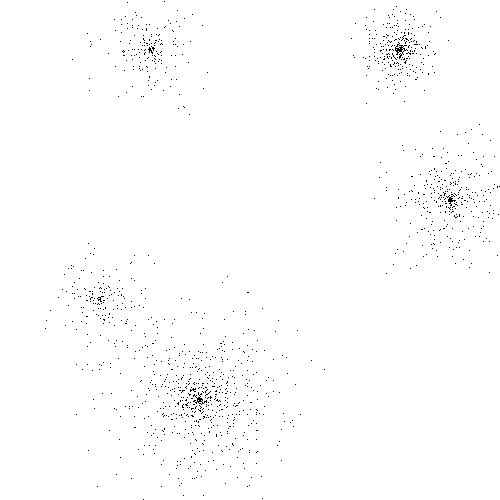
//> input picture Lab7/images_Kmeans/points5.bmp, 500 x 500 px
$ ./Lab7   (built with g++ and OpenCV 4)
//> lines starting //> are read from the running program, lines starting //| are printed output that depends on the picture; after the words box and inside, x2 and y2 are one past the last pixel; in counts of white or black regions, pixels touching at a corner belong together
#include <bits/stdc++.h>

#include <opencv2/core/mat.hpp>
#include <opencv2/highgui.hpp>

#include "opencv2/imgproc.hpp"
#include "opencv2/objdetect.hpp"
#include "opencv2/videoio.hpp"
#define MAX_PATH 1024

using namespace std;
using namespace cv;

const int k = 5;
default_random_engine engine;

vector<pair<int, int>> getPoints(const Mat& src) {
    vector<pair<int, int>> points;
    for (int i = 0; i < src.rows; ++i) {
        for (int j = 0; j < src.cols; ++j) {
            if (src.at<uchar>(i, j) == 0) {
                points.push_back({j, i});
            }
        }
    }
    return points;
}

set<pair<int, int>> getKRandomPoints(const vector<pair<int, int>>& points) {
    int pointsSelected = 0;
    const int n = points.size();

    set<pair<int, int>> kRandomPoints;
    uniform_int_distribution<int> distribution(0, n - 1);
    while (pointsSelected < k) {
        int randomIdx = distribution(engine);
        if (kRandomPoints.count(points[randomIdx])) {
            continue;
        }
        kRandomPoints.emplace(points[randomIdx]);
        ++pointsSelected;
    }

    return kRandomPoints;
}

int main() {
    string imagePath = filesystem::current_path().string() + "/Lab7/images_Kmeans/points5.bmp";
    Mat src = imread(imagePath, IMREAD_GRAYSCALE);
//> src: 500 rows x 500 cols, CV_8UC1; 99.3% white; black in thin lines or dots

    vector<Vec3b> colors(k);
    uniform_int_distribution<int> distribution(0, 255);
    for (int i = 0; i < k; ++i) {
        colors[i] = {(uchar)distribution(engine), (uchar)distribution(engine), (uchar)distribution(engine)};
    }

    vector<pair<int, int>> points = getPoints(src);
//> after the loop in getPoints, `for (int i = 0; i < src.rows; ++i)`: points = 1827 pairs, first 12: [164, 1], [127, 2], [396, 6], [374, 9], [393, 9], [406, 9], [177, 10], [400, 11], [436, 11], [135, 12], [405, 13], [192, 14]
    set<pair<int, int>> kRandomPoints = getKRandomPoints(points);
//> in getKRandomPoints, `const int n = points.size();`: n = 1827
//> after the loop in getKRandomPoints, `while (pointsSelected < k)`: pointsSelected = 5
//> kRandomPoints = 5 items

    vector<pair<int, int>> kPoints;
    for (const auto& randomPoint : kRandomPoints) {
        kPoints.push_back(randomPoint);
    }
//> this loop made 5 passes
//> randomPoint on passes 1 to 5: (77, 289), (136, 15), (205, 367), (406, 38), (441, 195)

    vector<int> pointsClusterIdx(points.size());  // [pointIdx -> clusterIdx]
    while (true) {
        for (int i = 0; i < (int)points.size(); ++i) {
            int bestDistance = INT_MAX;
            for (int j = 0; j < (int)kPoints.size(); ++j) {
                double distance = sqrt((points[i].first - kPoints[j].first) * (points[i].first - kPoints[j].first) + (points[i].second - kPoints[j].second) * (points[i].second - kPoints[j].second));
                if (distance < bestDistance) {
                    bestDistance = distance;
                    pointsClusterIdx[i] = j;
                }
            }
        }

        bool changeOccured = false;
        for (int clusterIdx = 0; clusterIdx < k; ++clusterIdx) {
            int sumX = 0, sumY = 0, counter = 0;
            for (int i = 0; i < (int)pointsClusterIdx.size(); ++i) {
                if (clusterIdx == pointsClusterIdx[i]) {
                    sumX += points[i].first;
                    sumY += points[i].second;
                    ++counter;
                }
            }

            pair<int, int> potentialNewCenter = {sumX / counter, sumY / counter};
            if (potentialNewCenter.first != kPoints[clusterIdx].first || potentialNewCenter.second != kPoints[clusterIdx].second) {
                changeOccured = true;
                kPoints[clusterIdx].first = potentialNewCenter.first;
                kPoints[clusterIdx].second = potentialNewCenter.second;
            }
        }

        if (!changeOccured) {
            break;
        }
    }
//> this loop made 5 passes
//> changeOccured on passes 1 to 5: true, true, true, true, false
//> after the loop, pointsClusterIdx = 1827 values, max 4 at index 555, min 0 at index 894, mean 2.25; kPoints = 5 pairs: [109, 309], [148, 50], [203, 401], [398, 49], [447, 200]

    Mat clusters(src.rows, src.cols, CV_8UC3, Scalar(255, 255, 255));
    for (int i = 0; i < (int)points.size(); ++i) {
        int colorIdx = pointsClusterIdx[i];
        clusters.at<Vec3b>(points[i].first, points[i].second) = colors[colorIdx];
    }
//> this loop made 1827 passes
//> colorIdx on passes 1 to 3: 1, 1, 3
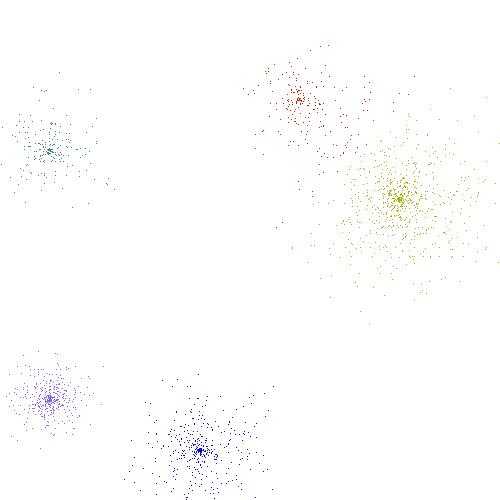
//> clusters: 500 rows x 500 cols, CV_8UC3; mean B, G, R 253.9, 253.9, 254

    imshow("Clusters", clusters);

    Mat tesselation(src.rows, src.cols, CV_8UC3, Scalar(255, 255, 255));
    for (int i = 0; i < tesselation.rows; ++i) {
        for (int j = 0; j < tesselation.cols; ++j) {
            int bestDistance = INT_MAX;
            for (int clusterIdx = 0; clusterIdx < (int)kPoints.size(); ++clusterIdx) {
                double distance = sqrt((i - kPoints[clusterIdx].first) * (i - kPoints[clusterIdx].first) + (j - kPoints[clusterIdx].second) * (j - kPoints[clusterIdx].second));
                if (distance < bestDistance) {
                    bestDistance = distance;
                    tesselation.at<Vec3b>(i, j) = colors[clusterIdx];
                }
            }
        }
    }
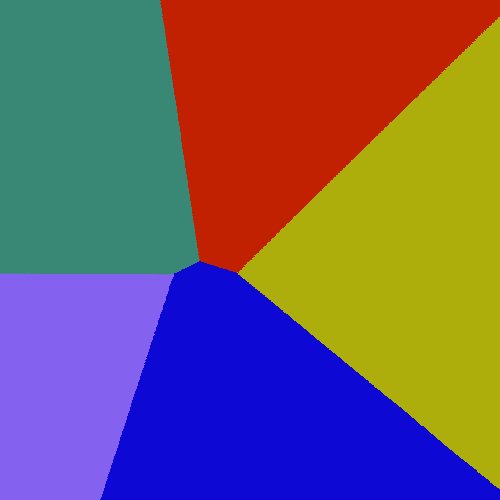
//> tesselation: 500 rows x 500 cols, CV_8UC3; mean B, G, R 101.7, 90.9, 114.4

    imshow("Voronoi Tesselation", tesselation);
    waitKey(0);

    return 0;
}

$ run again, with Lab7/images_Kmeans/points1.bmp copied over Lab7/images_Kmeans/points5.bmp
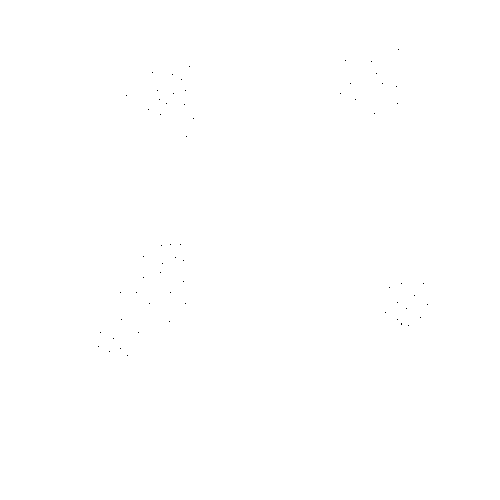
//> input picture Lab7/images_Kmeans/points1.bmp, 500 x 500 px
//> src: 500 rows x 500 cols, CV_8UC1; 100% white; black in thin lines or dots, all inside (x1, y1, x2, y2) = (98, 49, 428, 356)
//> after the loop in getPoints, `for (int i = 0; i < src.rows; ++i)`: points = 63 pairs, first 12: [398, 49], [345, 60], [371, 61], [189, 66], [152, 72], [376, 73], [172, 74], [181, 79], [350, 83], [382, 83], [396, 86], [157, 90]
//> n = 63
//> after the loop in getKRandomPoints, `while (pointsSelected < k)`: pointsSelected = 5
//> kRandomPoints = 5 items
//> the loop `for (const auto& randomPoint : kRandomPoints)` made 5 passes
//> randomPoint on passes 1 to 5: (152, 72), (160, 272), (193, 118), (398, 49), (414, 295)
//> the loop `while (true)` made 2 passes
//> changeOccured on passes 1 to 2: true, false
//> after the loop `while (true)`: pointsClusterIdx = 63 values, max 4 at index 36, min 0 at index 3, mean 1.92; kPoints = 5 pairs: [161, 86], [146, 296], [179, 110], [371, 82], [405, 306]
//> the loop `for (int i = 0; i < (int)points.size(); ++i)` made 63 passes
//> colorIdx on passes 1 to 8: 3, 3, 3, 0, 0, 3, 0, 0
//> after the loop `for (int i = 0; i < tesselation.rows; ++i)`:
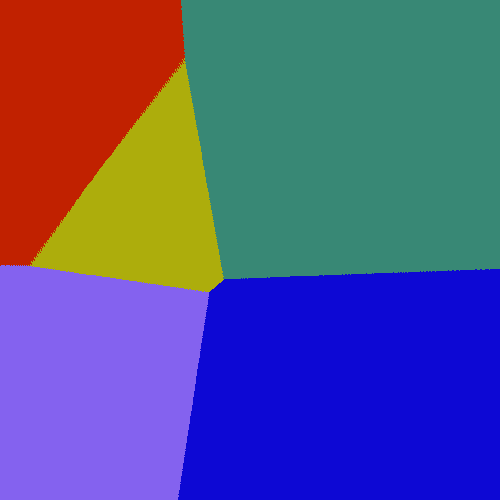
//> tesselation: 500 rows x 500 cols, CV_8UC3; mean B, G, R 139.5, 84.1, 85.9

$ run again, with Lab7/images_Kmeans/points2.bmp copied over Lab7/images_Kmeans/points5.bmp
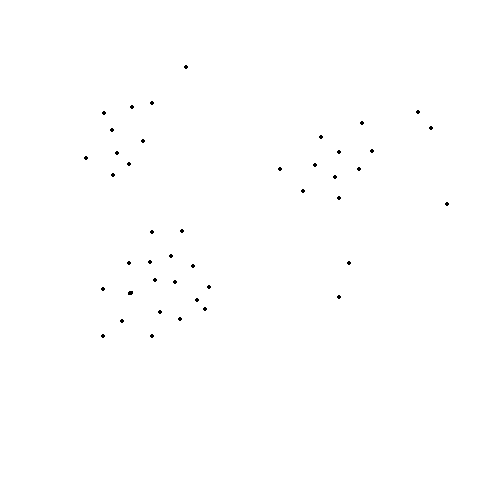
//> input picture Lab7/images_Kmeans/points2.bmp, 500 x 500 px
//> src: 500 rows x 500 cols, CV_8UC1; 99.8% white; black in thin lines or dots, all inside (x1, y1, x2, y2) = (84, 65, 449, 338)
//> after the loop in getPoints, `for (int i = 0; i < src.rows; ++i)`: points = 522 pairs, first 12: [185, 65], [186, 65], [184, 66], [185, 66], [186, 66], [187, 66], [184, 67], [185, 67], [186, 67], [187, 67], [185, 68], [186, 68]
//> n = 522
//> after the loop in getKRandomPoints, `while (pointsSelected < k)`: pointsSelected = 5
//> kRandomPoints = 5 items
//> the loop `for (const auto& randomPoint : kRandomPoints)` made 5 passes
//> randomPoint on passes 1 to 5: (131, 108), (181, 229), (186, 66), (191, 265), (357, 168)
//> the loop `while (true)` made 4 passes
//> changeOccured on passes 1 to 4: true, true, true, false
//> after the loop `while (true)`: pointsClusterIdx = 522 values, max 4 at index 36, min 0 at index 12, mean 2.43; kPoints = 5 pairs: [120, 137], [162, 251], [185, 66], [156, 304], [353, 175]
//> the loop `for (int i = 0; i < (int)points.size(); ++i)` made 522 passes
//> colorIdx on passes 1 to 3: 2, 2, 2
//> after the loop `for (int i = 0; i < tesselation.rows; ++i)`:
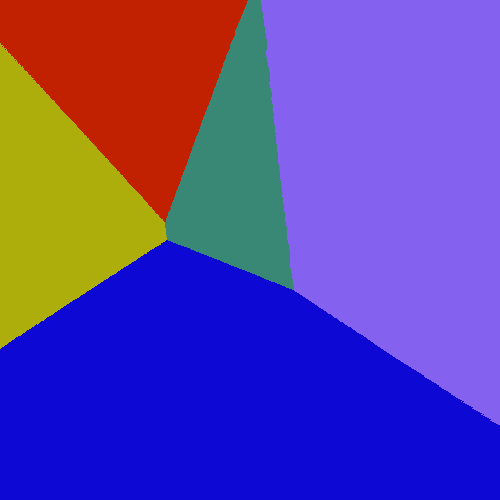
//> tesselation: 500 rows x 500 cols, CV_8UC3; mean B, G, R 165.1, 67.4, 93.4
